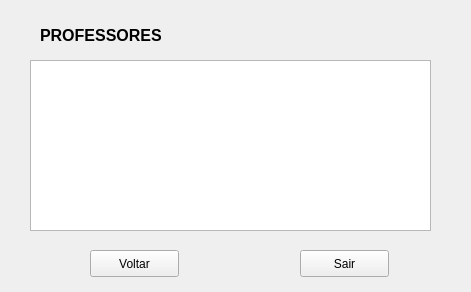
<?xml version="1.0" encoding="UTF-8"?>
<ui version="4.0">
 <class>Contatos</class>
 <widget class="QWidget" name="Contatos">
  <property name="geometry">
   <rect>
    <x>0</x>
    <y>0</y>
    <width>471</width>
    <height>292</height>
   </rect>
  </property>
  <property name="windowTitle">
   <string>CONTATOS</string>
  </property>
  <property name="windowIcon">
   <iconset>
    <normaloff>images.png</normaloff>images.png</iconset>
  </property>
  <widget class="QListWidget" name="meuscontatos">
   <property name="geometry">
    <rect>
     <x>30</x>
     <y>60</y>
     <width>401</width>
     <height>171</height>
    </rect>
   </property>
  </widget>
  <widget class="QLabel" name="label">
   <property name="geometry">
    <rect>
     <x>40</x>
     <y>20</y>
     <width>121</width>
     <height>31</height>
    </rect>
   </property>
   <property name="font">
    <font>
     <pointsize>12</pointsize>
     <weight>75</weight>
     <bold>true</bold>
    </font>
   </property>
   <property name="text">
    <string>PROFESSORES</string>
   </property>
  </widget>
  <widget class="QPushButton" name="end">
   <property name="geometry">
    <rect>
     <x>300</x>
     <y>250</y>
     <width>89</width>
     <height>27</height>
    </rect>
   </property>
   <property name="text">
    <string>Sair</string>
   </property>
  </widget>
  <widget class="QPushButton" name="back">
   <property name="geometry">
    <rect>
     <x>90</x>
     <y>250</y>
     <width>89</width>
     <height>27</height>
    </rect>
   </property>
   <property name="text">
    <string>Voltar</string>
   </property>
  </widget>
 </widget>
 <resources/>
 <connections/>
</ui>
